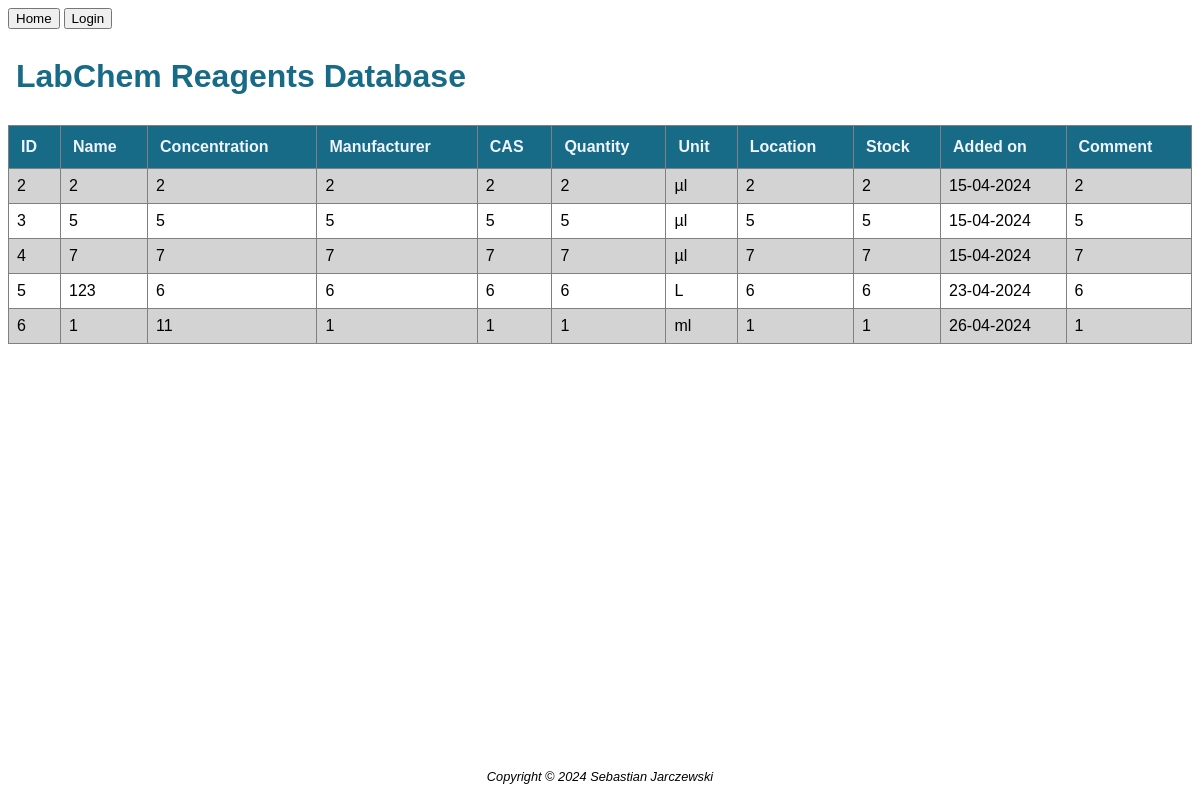
The page /database on the database its author committed.
### main.py (models this page shows)
class Reagent(db.Model):
    reagentid = db.Column(db.Integer, primary_key=True, autoincrement=True)
    name = db.Column(db.String(100), nullable=False)
    concentration = db.Column(db.String, nullable=False)
    manufacturer = db.Column(db.String(100), nullable=False)
    cas = db.Column(db.String(30), nullable=False)
    quantity = db.Column(db.String, nullable=False)
    unit = db.Column(db.String(10), nullable=False)
    location = db.Column(db.String(50), nullable=False)
    stock = db.Column(db.String(50), nullable=False)
    date = db.Column(db.String(50), nullable=False)
    comment = db.Column(db.String(500))

### main.py (the view)
@app.route("/database")
def database():
    all_reagents = db.session.execute(db.select(Reagent))
    reagents = all_reagents.scalars().all()
    return render_template("database.html", reagents=reagents, logged_in=current_user.is_authenticated)

### templates/database.html (shortened to what this page needs)
{% include "header.html" %}
        <h1 class="big-text">LabChem Reagents Database</h1>
        <table id="database">
            <tr>
                <th>ID</th>
                <th>Name</th>
                <th>Concentration</th>
                <th>Manufacturer</th>
                <th>CAS</th>
                <th>Quantity</th>
                <th>Unit</th>
                <th>Location</th>
                <th>Stock</th>
                <th>Added on</th>
                <th>Comment</th>
            </tr>
            {% for reagent in reagents %}
            <tr>
                <td>{{ reagent.reagentid }}</td>
                <td>{{ reagent.name }}</td>
                <td>{{ reagent.concentration }}</td>
                <td>{{ reagent.manufacturer }}</td>
                <td>{{ reagent.cas }}</td>
                <td>{{ reagent.quantity }}</td>
                <td>{{ reagent.unit }}</td>
                <td>{{ reagent.location }}</td>
                <td>{{ reagent.stock }}</td>
                <td>{{ reagent.date }}</td>
                <td>{{ reagent.comment }}</td>
            </tr>
            {% endfor %}
        </table>
{% include "footer.html" %}

### templates/header.html (shortened to what this page needs)
<!doctype html>
<html lang="en">
    <head>
        <link rel="stylesheet" href="/static/styles.css">
    </head>
    <body>
        <a href="{{ url_for('home') }}"><button>Home</button></a>
        {% if not logged_in %}
            <a href="{{ url_for('login') }}"><button>Login</button></a>
        {% else %}
            <a href="{{ url_for('logout') }}"><button>Logout</button></a>
        {% endif %}

### templates/footer.html
    <div class="footer">Copyright &copy 2024 Sebastian Jarczewski</div>
    </body>
</html>

### static/styles.css (style rules this page uses)
* { box-sizing: border-box; }
.big-text { padding: 0.5rem; font-family: Verdana, Arial, sans-serif; font-size: 2rem; color: #176B87; }
#database { font-family: Verdana, Arial, sans-serif; border-collapse: collapse; width: 100%; margin-top: 10px; margin-bottom: 10px; }
#database th { text-align: left; padding: 12px; background-color: #176B87; color: #EEF5FF; }
#database td { text-align: left; padding: 8px; }
#database tr:nth-child(even) { background-color: lightgray; }
#database th, #database td { border: 1px solid gray; }
.footer { display: flex; position: fixed; justify-content: center; left: 0; bottom: 0; width: 100%; font-family: Verdana, Arial, sans-serif; font-style: italic; font-size: 0.8rem; padding: 1rem; }

### rows shown on the page
Reagent: reagentid "2", name "2", concentration "2", manufacturer "2", cas "2", quantity "2", unit "µl", location "2", stock "2", date "15-04-2024", comment "2"
Reagent: reagentid "3", name "5", concentration "5", manufacturer "5", cas "5", quantity "5", unit "µl", location "5", stock "5", date "15-04-2024", comment "5"
Reagent: reagentid "4", name "7", concentration "7", manufacturer "7", cas "7", quantity "7", unit "µl", location "7", stock "7", date "15-04-2024", comment "7"
Reagent: reagentid "5", name "123", concentration "6", manufacturer "6", cas "6", quantity "6", unit "L", location "6", stock "6", date "23-04-2024", comment "6"
Reagent: reagentid "6", name "1", concentration "11", manufacturer "1", cas "1", quantity "1", unit "ml", location "1", stock "1", date "26-04-2024", comment "1"
